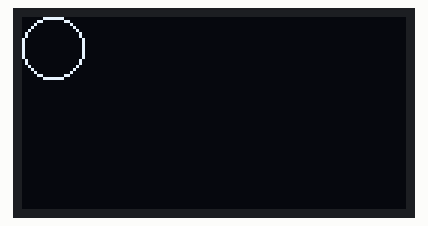
This sketch was run on a simulated Arduino Uno, built with avr-gcc and run on an emulated ATmega328P. Parts: 128×64 one-colour display.

Above: at 0.22 s.
At 1.23 s:
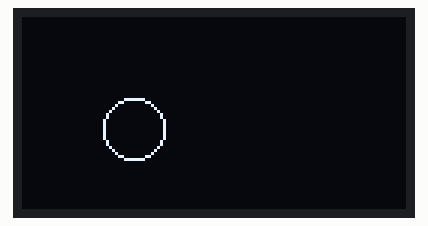
At 1.9 s:
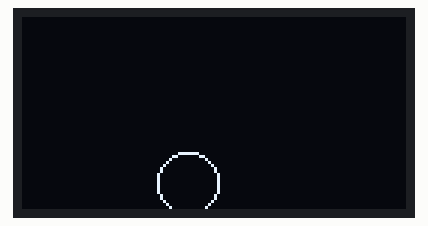
At 2.5 s:
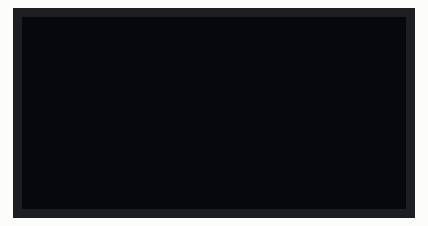

Measured:
- by itself, everything shown: repeats every 3.3 s, in 9 steps
- what the display in image 3 shows lasts 1.0 s, from 2.4 s to 3.4 s

The sketch:

OLED_display_-_Circle.ino
```cpp
#include <Wire.h>     // libreria para bus I2C
#include <Adafruit_GFX.h>   // libreria para pantallas graficas
#include <Adafruit_SSD1306.h>   // libreria para controlador SSD1306

#define ANCHO 128     // reemplaza ocurrencia de ANCHO por 128
#define ALTO 64       // reemplaza ocurrencia de ALTO por 64

#define OLED_RESET 4      // necesario por la libreria pero no usado
Adafruit_SSD1306 oled(ANCHO, ALTO, &Wire, OLED_RESET);  // crea objeto

int x=0;
void setup() {
  Wire.begin();         // inicializa bus I2C
  oled.begin(SSD1306_SWITCHCAPVCC, 0x3C); // inicializa pantalla con direccion 0x3C
}

void loop()
{
        // limpia pantalla
  oled.clearDisplay();
  for (x=10; x<100; x++)
  {
     oled.clearDisplay();
    oled.drawCircle(x, x, 10, WHITE);
    oled.display();
    delay(10);
  }
}
```
